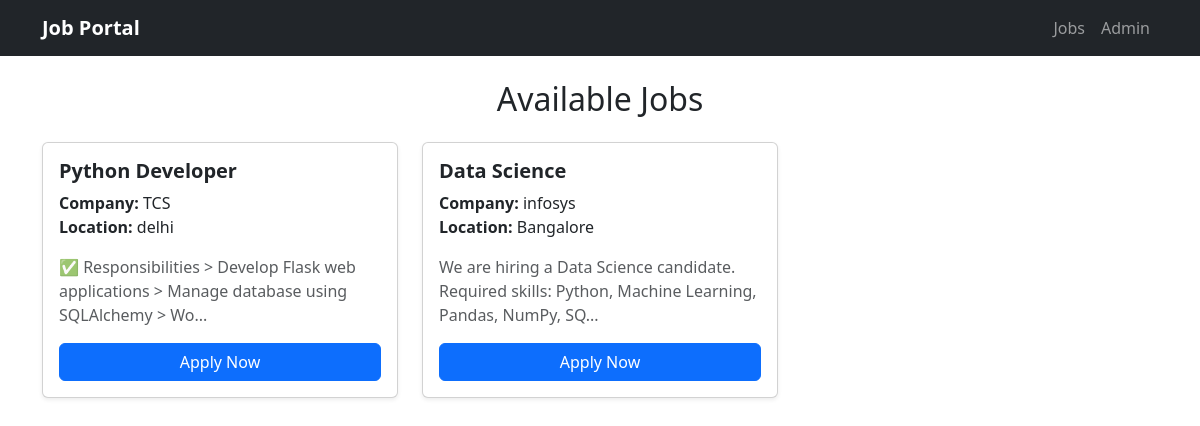
The page / on the database its author committed.
### models.py (models this page shows)
class Job(db.Model):
    id = db.Column(db.Integer, primary_key=True)
    title = db.Column(db.String(200), nullable=False)
    company = db.Column(db.String(200), nullable=False)
    location = db.Column(db.String(200), nullable=False)
    description = db.Column(db.Text, nullable=False)

### app.py (the view)
@app.route("/")
def index():
    jobs = Job.query.all()
    return render_template("index.html", jobs=jobs)

### templates/index.html (shortened to what this page needs)
{% extends "base.html" %}
{% block content %}
<h2 class="text-center mb-4">Available Jobs</h2>
<div class="row">
    {% for job in jobs %}
    <div class="col-md-4 mb-4">
        <div class="card shadow-sm h-100">
            <div class="card-body">
                <h5 class="card-title fw-bold">{{ job.title }}</h5>
                <p class="card-text">
                    <b>Company:</b> {{ job.company }} <br>
                    <b>Location:</b> {{ job.location }}
                </p>
                <p class="card-text text-muted">{{ job.description[:100] }}...</p>
                <a href="/apply/{{ job.id }}" class="btn btn-primary w-100">Apply Now</a>
            </div>
        </div>
    </div>
    {% endfor %}
</div>
{% endblock %}

### rows shown on the page
Job: title "Python Developer", company "TCS", location "delhi", description "✅ Responsibilities > Develop Flask web applications > Manage database using SQLAlchemy > Wo"
Job: title "Data Science", company "infosys", location "Bangalore", description "We are hiring a Data Science candidate. Required skills: Python, Machine Learning, Pandas, NumPy, SQ"
